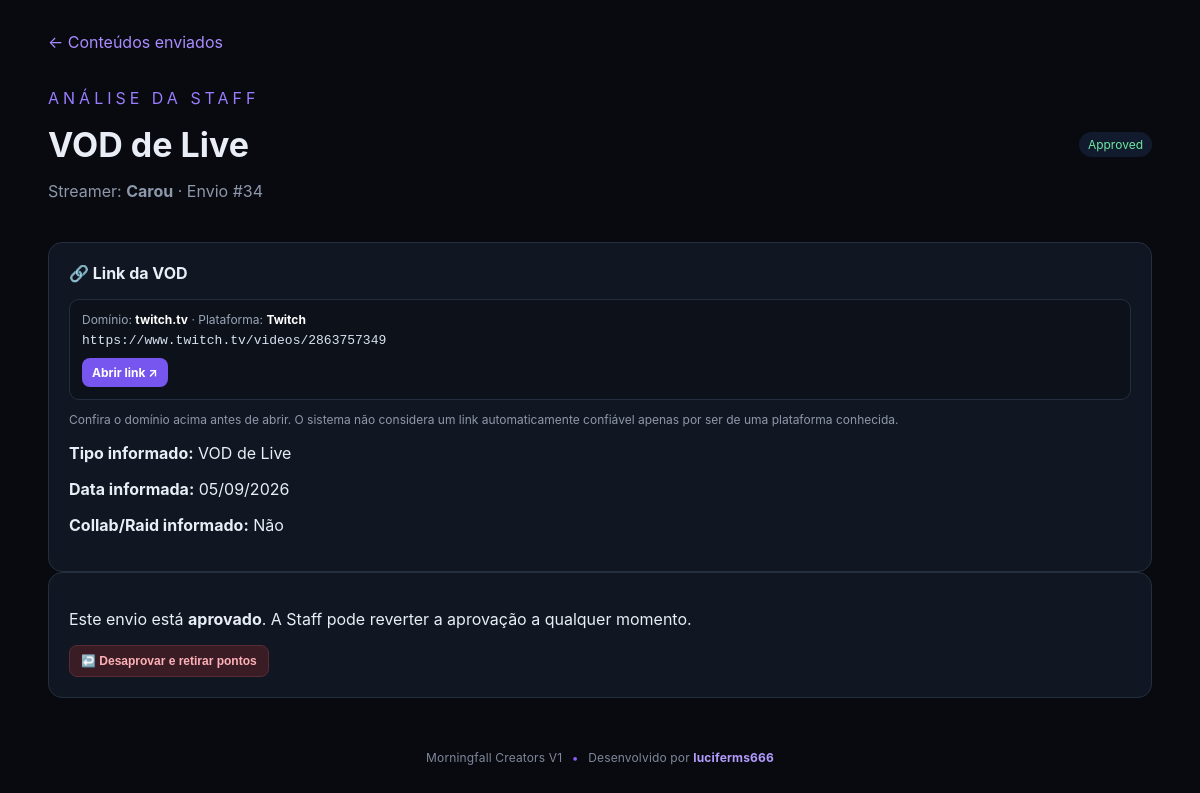
/admin/submissao.php?id=34 (signed in), run on the app's committed database.
### tables this page shows
CREATE TABLE IF NOT EXISTS `content_submissions` (
  `id` bigint(20) UNSIGNED NOT NULL AUTO_INCREMENT,
  `streamer_id` int(10) UNSIGNED NOT NULL,
  `content_type` varchar(40) NOT NULL,
  `url` varchar(700) NOT NULL,
  `submission_date` date NOT NULL,
  `collab` tinyint(1) NOT NULL DEFAULT 0,
  `collab_streamer_id` int(10) UNSIGNED DEFAULT NULL,
  `status` enum('pending','approved','rejected') NOT NULL DEFAULT 'pending',
  `vod_id` bigint(20) UNSIGNED DEFAULT NULL,
  `duration_minutes` int(10) UNSIGNED DEFAULT NULL,
  `points_awarded` int(11) NOT NULL DEFAULT 0,
  `staff_notes` text DEFAULT NULL,
  `reviewed_by` int(10) UNSIGNED DEFAULT NULL,
  `reviewed_at` datetime DEFAULT NULL,
  `created_at` timestamp NULL DEFAULT current_timestamp(),
  `updated_at` timestamp NULL DEFAULT current_timestamp() ON UPDATE current_timestamp(),
  PRIMARY KEY (`id`),
  KEY `idx_submission_streamer_status` (`streamer_id`,`status`),
  KEY `idx_submission_date` (`streamer_id`,`submission_date`),
  KEY `collab_streamer_id` (`collab_streamer_id`),
  KEY `reviewed_by` (`reviewed_by`),
  KEY `vod_id` (`vod_id`)
);

CREATE TABLE IF NOT EXISTS `streamers` (
  `id` int(10) UNSIGNED NOT NULL AUTO_INCREMENT,
  `name` varchar(120) NOT NULL,
  `discord` varchar(120) DEFAULT NULL,
  `discord_id` varchar(32) DEFAULT NULL,
  `discord_avatar` varchar(700) DEFAULT NULL,
  `platform` varchar(50) DEFAULT NULL,
  `channel_url` varchar(500) DEFAULT NULL,
  `category` enum('novato','oficial','afiliado') NOT NULL DEFAULT 'novato',
  `access_code` varchar(100) NOT NULL,
  `points` int(11) NOT NULL DEFAULT 0,
  `active` tinyint(1) NOT NULL DEFAULT 1,
  `joined_at` date DEFAULT NULL,
  `notes` text DEFAULT NULL,
  `webhook_url` varchar(500) DEFAULT NULL,
  `created_at` timestamp NULL DEFAULT current_timestamp(),
  `updated_at` timestamp NULL DEFAULT current_timestamp() ON UPDATE current_timestamp(),
  PRIMARY KEY (`id`),
  UNIQUE KEY `access_code` (`access_code`),
  KEY `idx_category` (`category`),
  KEY `idx_active` (`active`)
);

### admin/submissao.php (the view, shortened to what this page needs)
<?php
require_once '../config/audit.php'; require_once '../config/content_points.php'; require_once '../config/streamer_webhook.php';
$id=(int)($_GET['id']??$_POST['id']??0);
$st=$pdo->prepare("SELECT c.*,s.name streamer_name,s.category streamer_category,cs.name collab_name FROM content_submissions c JOIN streamers s ON s.id=c.streamer_id LEFT JOIN streamers cs ON cs.id=c.collab_streamer_id WHERE c.id=?");$st->execute([$id]);$c=$st->fetch();if(!$c)exit('Envio não encontrado.');
$others=$pdo->prepare("SELECT id,name FROM streamers WHERE active=1 AND id<>? ORDER BY name");$others->execute([(int)$c['streamer_id']]);$others=$others->fetchAll();
function ctLabel($t){return ['vod'=>'VOD de Live','link_comum'=>'Link Comum','video_humor'=>'Vídeo Humorístico','video_novidades'=>'Vídeo de Novidades'][$t]??$t;}
?>
<!doctype html><html lang="pt-BR"><head><meta charset="utf-8"><meta name="viewport" content="width=device-width,initial-scale=1"><title>Analisar Conteúdo</title><link rel="stylesheet" href="../assets/css/style.css"></head><body><main class="container"><a href="submissoes.php">← Conteúdos enviados</a><div class="page-head"><div><p class="eyebrow">ANÁLISE DA STAFF</p><h1><?=ctLabel($c['content_type'])?></h1><p class="muted">Streamer: <strong><?=htmlspecialchars($c['streamer_name'])?></strong> · Envio #<?=$c['id']?></p></div><span class="status <?=htmlspecialchars($c['status'])?>"><?=ucfirst($c['status'])?></span></div>
<div class="panel dashboard-panel">
<?php if(trim((string)$c['url'])!==''): $vodUrl=trim((string)$c['url']); $vodHost=parse_url($vodUrl,PHP_URL_HOST) ?: 'Domínio não identificado'; $vodHost=preg_replace('/^www\./i','',$vodHost); $trustedHosts=['youtube.com'=>'YouTube','youtu.be'=>'YouTube','twitch.tv'=>'Twitch','tiktok.com'=>'TikTok','kick.com'=>'Kick','facebook.com'=>'Facebook','instagram.com'=>'Instagram']; $platform='Domínio não reconhecido'; foreach($trustedHosts as $host=>$label){ if(strtolower($vodHost)===$host || str_ends_with(strtolower($vodHost),'.'.$host)){ $platform=$label; break; }} ?>
<p style="margin-top:0"><strong>🔗 Link da VOD</strong></p>
<div style="padding:12px;border:1px solid #252e3e;border-radius:10px;background:#0d1119;word-break:break-all">
<div style="font-size:12px;color:#9aa6bb;margin-bottom:6px">Domínio: <strong style="color:#fff"><?=htmlspecialchars($vodHost)?></strong> · Plataforma: <strong style="color:#fff"><?=htmlspecialchars($platform)?></strong></div>
<div style="font-family:monospace;font-size:13px;color:#d9e2f2"><?=htmlspecialchars($vodUrl)?></div>
<div style="margin-top:10px"><a class="btn small-btn primary" href="<?=htmlspecialchars($vodUrl)?>" target="_blank" rel="noopener noreferrer">Abrir link ↗</a></div>
</div>
<p class="muted" style="font-size:12px;margin-bottom:0">Confira o domínio acima antes de abrir. O sistema não considera um link automaticamente confiável apenas por ser de uma plataforma conhecida.</p>
<?php else: ?><p style="margin-top:0"><strong>🔗 Link da VOD:</strong> <span class="muted">Não informado — envio realizado por comprovante.</span></p><?php endif; ?>
<p><strong>Tipo informado:</strong> <?=ctLabel($c['content_type'])?></p><p><strong>Data informada:</strong> <?=date('d/m/Y',strtotime($c['submission_date']))?></p><p><strong>Collab/Raid informado:</strong> <?=$c['collab']?'Sim':'Não'?><?= $c['collab_name']?' · '.htmlspecialchars($c['collab_name']):'' ?></p></div>
<?php if($c['status']==='pending'):?>
<form method="post" class="form"><input type="hidden" name="id" value="<?=$id?>">
<?php if($c['content_type']==='vod'):?>
<label>Data oficial da live (Staff pode corrigir)</label><input type="date" name="submission_date" value="<?=htmlspecialchars($c['submission_date'])?>" required>
<label>Duração informada pelo streamer (HH:MM)</label><input type="text" name="duration_hm" pattern="[0-9]{1,3}:[0-5][0-9]" placeholder="03:04" value="<?=htmlspecialchars(proofDurationLabel($c['duration_minutes']))?>"><small class="muted">A Staff pode corrigir antes de aprovar. Para recusar, a duração não é obrigatória nem validada.</small>
<label class="check-row"><input type="checkbox" name="collab" value="1" <?=$c['collab']?'checked':''?>> Collab/Raid validada (+<?=contentPoint($pdo,'collab_raid_points',3)?> pontos)</label>
<div><label>Streamer da Collab/Raid</label><select name="collab_streamer_id"><option value="">Selecione</option><?php foreach($others as $o):?><option value="<?=$o['id']?>" <?=$c['collab_streamer_id']==$o['id']?'selected':''?>><?=htmlspecialchars($o['name'])?></option><?php endforeach;?></select></div>
<?php else:?>
<label>Tipo confirmado pela Staff (pode corrigir)</label><select name="content_type"><option value="link_comum">Link Comum — +<?=contentPoint($pdo,'social_common_points',3)?></option><option value="video_humor" <?=$c['content_type']==='video_humor'?'selected':''?>>Vídeo Humorístico — +<?=contentPoint($pdo,'social_humor_points',20)?></option><option value="video_novidades" <?=$c['content_type']==='video_novidades'?'selected':''?>>Vídeo de Novidades — +<?=contentPoint($pdo,'social_news_points',10)?></option></select>
<?php endif;?>
<label>Observação da Staff</label><textarea name="staff_notes" placeholder="Correção, justificativa ou observação..."></textarea>
<div class="actions"><button class="btn primary" name="action" value="approve">✅ Aprovar</button><button class="btn danger-btn" name="action" value="reject" onclick="return confirm('Recusar este conteúdo?')">❌ Recusar</button></div></form>
<?php elseif($c['status']==='approved'):?>
<div class="panel"><p>Este envio está <strong>aprovado</strong>. A Staff pode reverter a aprovação a qualquer momento.</p><p><?=nl2br(htmlspecialchars($c['staff_notes']??''))?></p>
<form method="post" class="actions" onsubmit="return confirm('Desaprovar este conteúdo? Os pontos gerados por esta aprovação serão retirados e o envio voltará para análise.');"><input type="hidden" name="id" value="<?=$id?>"><button class="btn danger-btn" name="action" value="unapprove">↩️ Desaprovar e retirar pontos</button></form></div>
<?php else:?><div class="panel"><p>Este envio já foi analisado.</p><p><?=nl2br(htmlspecialchars($c['staff_notes']??''))?></p></div><?php endif;?>
</main><footer class="site-footer">Morningfall Creators V1 <span>•</span> Desenvolvido por <a href="https://discord.com/users/207712204890439680" target="_blank" rel="noopener noreferrer">luciferms666</a></footer></body></html>

### assets/css/style.css (style rules this page uses)
* { box-sizing:border-box }
body { margin:0;background:#080a10;color:#e9edf5;font-family:Inter,Arial,sans-serif }
a { color:#a98cff;text-decoration:none }
.topbar span,.eyebrow { color:#9a7cff;letter-spacing:4px }
.container { width:min(1180px,92%);margin:32px auto }
.page-head,.profile-head { display:flex;align-items:center;justify-content:space-between;gap:20px;margin:20px 0 25px }
h1 { font-size:34px;margin:5px 0 10px }
.stat,.panel,.profile-head { background:#111722;border:1px solid #252e3e;border-radius:14px;padding:20px }
.btn { display:inline-block;border:0;border-radius:8px;padding:12px 17px;color:#fff;cursor:pointer;font-weight:700 }
.primary { background:#7656ee }
.muted { color:#8e98ab }
.danger-btn { background:#3a1d24;color:#ffb0b8;border:1px solid #5a2a35;padding:8px 11px;font-size:12px }
.actions { display:flex;gap:8px;align-items:center;flex-wrap:wrap }
.small-btn { padding:7px 10px;font-size:12px }
.dashboard-panel { min-height:250px }
.status { display:inline-block;padding:5px 9px;border-radius:999px;font-size:12px;text-transform:capitalize }
.status.approved { background:rgba(70,130,220,.14);color:#76a9e8 }
.actions { min-width:210px }
.site-footer { width:100%;text-align:center;padding:20px 16px 28px;color:#7f8798;font-size:12px;letter-spacing:.15px }
.site-footer span { color:#8b5cf6;margin:0 6px }
.site-footer a { color:#b49cff;text-decoration:none;font-weight:700 }
.status.approved { color:#6ee7a0 }

### data on the page
content_submissions: content_type "VOD de Live", streamer.name "Carou", id "34", status "Approved", url "twitch.tv", url "https://www.twitch.tv/videos/2863757349", submission_date "05/09/2026"

### other printed values
$platform "Twitch"
